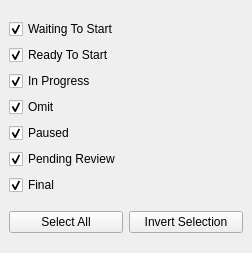
<?xml version="1.0" encoding="UTF-8"?>
<ui version="4.0">
 <class>MainWindow</class>
 <widget class="QMainWindow" name="MainWindow">
  <property name="geometry">
   <rect>
    <x>0</x>
    <y>0</y>
    <width>252</width>
    <height>253</height>
   </rect>
  </property>
  <property name="windowTitle">
   <string>Filter By Status</string>
  </property>
  <widget class="QWidget" name="centralwidget">
   <layout class="QVBoxLayout" name="verticalLayout_2">
    <item>
     <layout class="QVBoxLayout" name="verticalLayout">
      <item>
       <widget class="QCheckBox" name="waiting_chb">
        <property name="text">
         <string>Waiting To Start</string>
        </property>
        <property name="checked">
         <bool>true</bool>
        </property>
       </widget>
      </item>
      <item>
       <widget class="QCheckBox" name="ready_chb">
        <property name="text">
         <string>Ready To Start</string>
        </property>
        <property name="checked">
         <bool>true</bool>
        </property>
       </widget>
      </item>
      <item>
       <widget class="QCheckBox" name="inProgress_chb">
        <property name="text">
         <string>In Progress</string>
        </property>
        <property name="checked">
         <bool>true</bool>
        </property>
       </widget>
      </item>
      <item>
       <widget class="QCheckBox" name="omit_chb">
        <property name="text">
         <string>Omit</string>
        </property>
        <property name="checked">
         <bool>true</bool>
        </property>
       </widget>
      </item>
      <item>
       <widget class="QCheckBox" name="paused_chb">
        <property name="text">
         <string>Paused</string>
        </property>
        <property name="checked">
         <bool>true</bool>
        </property>
       </widget>
      </item>
      <item>
       <widget class="QCheckBox" name="pending_chb">
        <property name="text">
         <string>Pending Review</string>
        </property>
        <property name="checked">
         <bool>true</bool>
        </property>
       </widget>
      </item>
      <item>
       <widget class="QCheckBox" name="final_chb">
        <property name="text">
         <string>Final</string>
        </property>
        <property name="checked">
         <bool>true</bool>
        </property>
       </widget>
      </item>
     </layout>
    </item>
    <item>
     <layout class="QHBoxLayout" name="horizontalLayout">
      <item>
       <widget class="QPushButton" name="selectAll_btn">
        <property name="text">
         <string>Select All</string>
        </property>
       </widget>
      </item>
      <item>
       <widget class="QPushButton" name="invSel_btn">
        <property name="text">
         <string>Invert Selection</string>
        </property>
       </widget>
      </item>
     </layout>
    </item>
   </layout>
  </widget>
 </widget>
 <resources/>
 <connections/>
</ui>
